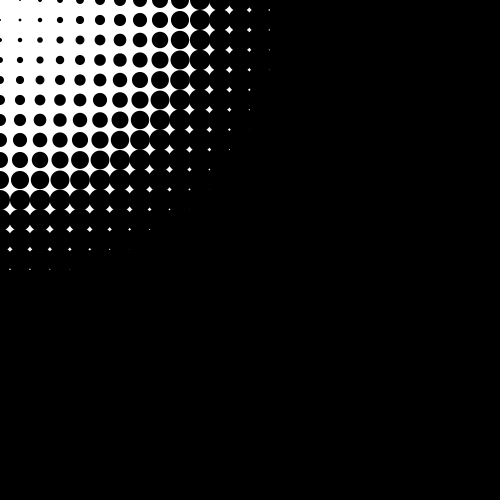
Frame 1 (no input)
Frame 60 (the mouse pressed at the canvas centre just before this capture): identical to frame 1, image omitted
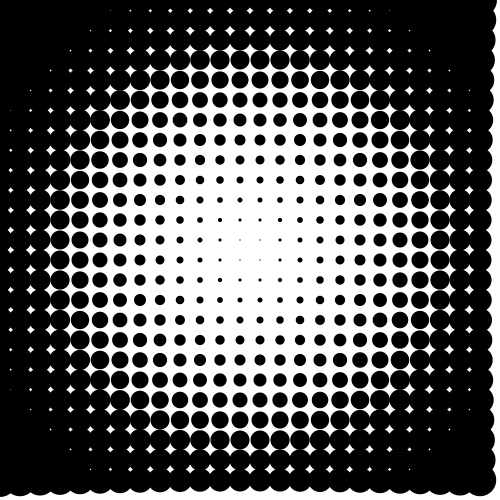
Frame 120 (the mouse held since frame 60 and released just before this capture)

The Processing sketch that drew these frames (run headless with seeded random() and noise(); from frame 60 on, the mouse is pressed at the canvas centre):

// Processing sketch: for_interactive
// ── for_interactive.pde
void setup() {
    size(500,500);
    noStroke();
    fill(0);
    
    //距離を測る
    // float x = dist(0,0,50,50);
    // println("x: "+x);
}

void draw() {
    background(255);

    for (int y = 0; y < width; y+=20) {
        for (int x = 0; x< height; x+=20) {
            //マウス座標とXY座標の距離を保存
            float mouseDistance = dist(x,y,mouseX,mouseY);
            ellipse(x, y, mouseDistance*0.1, mouseDistance*0.1);
        }
    }
}
